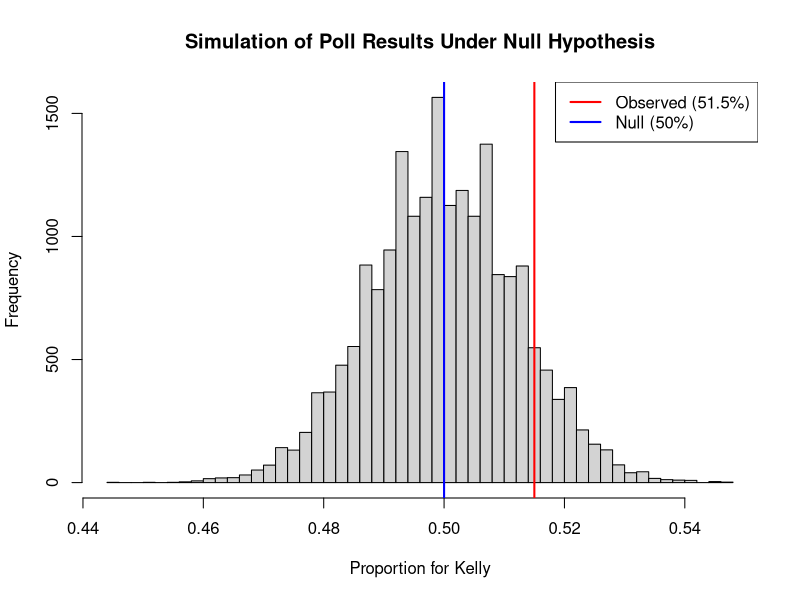

Write R code to recreate this figure.
## ---- chunk 1
knitr::opts_chunk$set(echo = TRUE)
set.seed(123)
## ---- chunk 2
n <- 1648
p0 <- 0.5

# standard error
se <- sqrt(p0 * (1-p0) / n)
print(paste("Standard Error =", round(se, 4)))
## ---- chunk 3
# Number of simulations
n_sims <- 20000

# Simulate polls
simulated_props <- replicate(n_sims, {
  sample_results <- rbinom(1, n, p0)
  sample_results/n
})

# Calculate observed proportion
observed_prop <- 0.515

# Calculate two-sided p-value
p_value_sim <- mean(abs(simulated_props - p0) >= abs(observed_prop - p0))

# Create histogram of simulated results
hist(simulated_props, 
     breaks = 50,
     main = "Simulation of Poll Results Under Null Hypothesis",
     xlab = "Proportion for Kelly",
     ylab = "Frequency")
abline(v = observed_prop, col = "red", lwd = 2)
abline(v = p0, col = "blue", lwd = 2)
legend("topright", 
       legend = c("Observed (51.5%)", "Null (50%)"),
       col = c("red", "blue"),
       lwd = 2)

print(paste("Simulated two-sided p-value =", round(p_value_sim, 4)))
## ---- chunk 4
# Calculate z-score
z_score <- (observed_prop - p0) / se
p_value_theoretical <- 2 * (1 - pnorm(abs(z_score)))

print(paste("Z-score =", round(z_score, 4)))
print(paste("Theoretical two-sided p-value =", round(p_value_theoretical, 4)))
## ---- chunk 5

## ---- chunk 6

